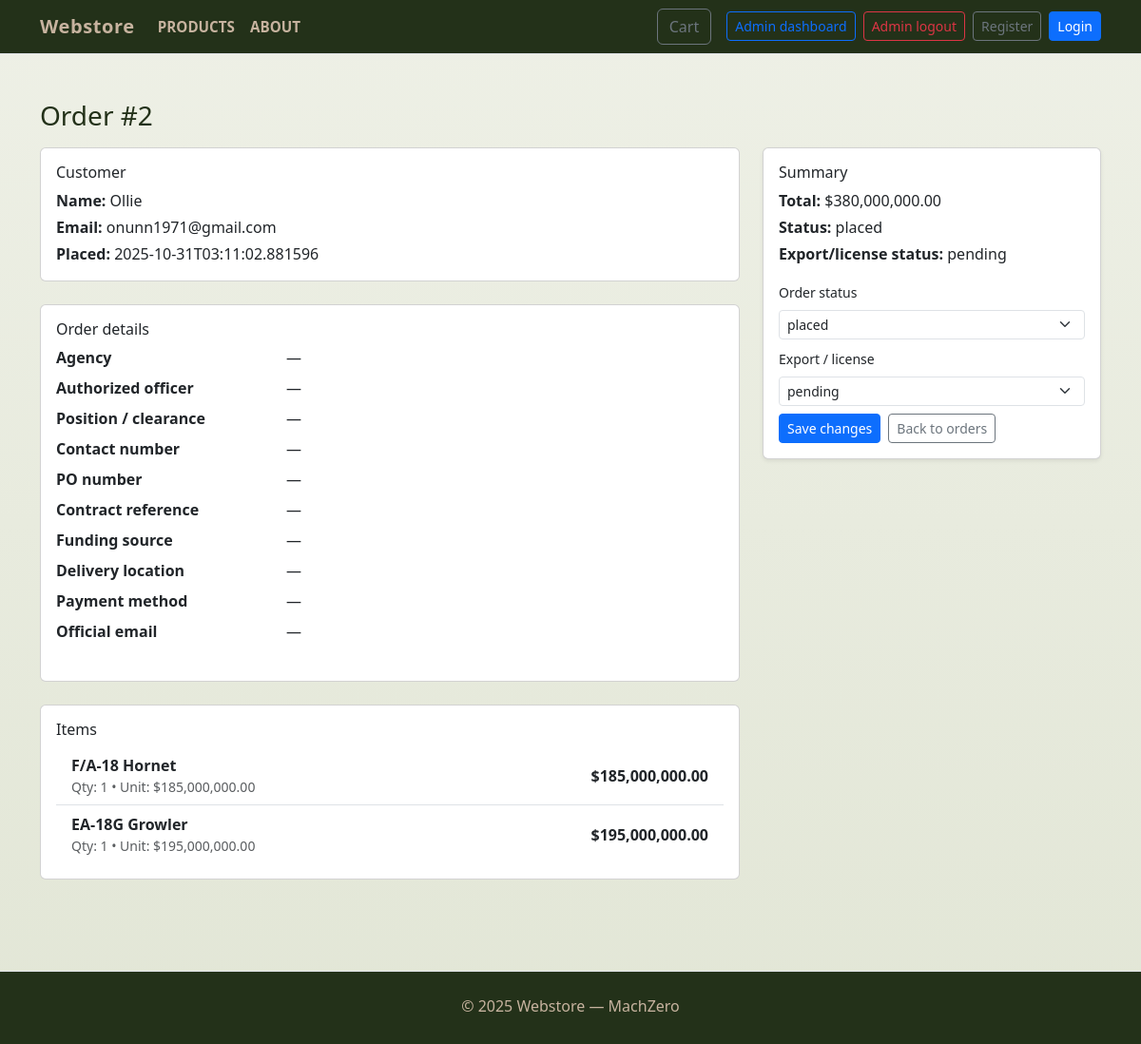
The page /admin/order/2 (signed in) on the database its author committed.
### tables this page shows
CREATE TABLE orders (
        id INTEGER PRIMARY KEY,
        customer_id INTEGER NOT NULL,
        total REAL NOT NULL,
        status TEXT NOT NULL,
        created_at TEXT NOT NULL, agency TEXT, authorized_officer TEXT, official_email TEXT, position_clearance TEXT, contact_number TEXT, po_number TEXT, contract_reference TEXT, funding_source TEXT, auth_doc TEXT, vendor_id TEXT, end_user_cert TEXT, export_license_status TEXT, delivery_location TEXT, required_delivery_date TEXT, payment_method TEXT, declaration_agreed INTEGER, digital_signature TEXT,
        FOREIGN KEY(customer_id) REFERENCES customers(id) ON DELETE CASCADE
    );

CREATE TABLE customers (
        id INTEGER PRIMARY KEY,
        name TEXT NOT NULL,
        email TEXT UNIQUE NOT NULL,
        phone TEXT,
        address TEXT,
        created_at TEXT NOT NULL
    , password TEXT);

CREATE TABLE order_items (
        id INTEGER PRIMARY KEY,
        order_id INTEGER NOT NULL,
        product_id INTEGER NOT NULL,
        quantity INTEGER NOT NULL,
        unit_price REAL NOT NULL,
        FOREIGN KEY(order_id) REFERENCES orders(id) ON DELETE CASCADE,
        FOREIGN KEY(product_id) REFERENCES products(id) ON DELETE RESTRICT
    );

CREATE TABLE products (
        id INTEGER PRIMARY KEY,
        sku TEXT UNIQUE NOT NULL,
        name TEXT NOT NULL,
        description TEXT,
        price REAL NOT NULL,
        image TEXT,
        created_at TEXT NOT NULL
    , stock INTEGER NOT NULL DEFAULT 0);

### app.py (the view, shortened to what this page needs)
@app.route("/admin/order/<int:order_id>", methods=["GET", "POST"])
@login_required
def admin_order_detail(order_id):
    db = get_db()
    order = db.execute(
        "SELECT o.*, c.name AS customer_name, c.email AS customer_email FROM orders o LEFT JOIN customers c ON o.customer_id = c.id WHERE o.id = ?",
        (order_id,),
    ).fetchone()
    items = db.execute(
        "SELECT oi.quantity, oi.unit_price, p.name FROM order_items oi JOIN products p ON oi.product_id = p.id WHERE oi.order_id = ?",
        (order_id,),
    ).fetchall()
    if order:
        order = dict(order)
        _to_decrypt = [
            "agency",
            "authorized_officer",
            "position_clearance",
            "contact_number",
            "po_number",
            "contract_reference",
            "funding_source",
            "delivery_location",
            "payment_method",
        ]
        for f in _to_decrypt:
            token = order.get(f)
            order[f + "_encrypted"] = token
            try:
                order[f + "_decrypted"] = decrypt_field(token) if token else None
            except Exception as e:
                current_app.logger.exception(
                    "Failed to decrypt order %s field %s: %s", order.get("id"), f, e
                )
                order[f + "_decrypted"] = None
    return render_template("admin_order_detail.html", order=order, items=items)

### app.py (called while the page is built, shortened)
def login_required(f):
    @wraps(f)
    def wrapped(*args, **kwargs):
        if not session.get("is_admin"):
            return redirect(url_for("admin_login", next=request.path))
        return f(*args, **kwargs)
    return wrapped

def get_db():
    if 'db' not in g:
        conn = sqlite3.connect(DB_PATH)
        conn.row_factory = sqlite3.Row
        conn.execute("PRAGMA foreign_keys = ON;")
        g.db = conn
    return g.db

@app.context_processor
def inject_cart_count():
    cart = session.get("cart", {}) if session is not None else {}
    try:
        count = sum(int(v) for v in cart.values()) if cart else 0
    except Exception:
        count = 0
    return {"cart_count": count}

@app.before_request
def enforce_session_timeout():
    if request.path.startswith(("/static", "/sw.js", "/favicon.ico", "/admin/debug", "/admin/uploads")):
        return
    now_ts = datetime.now(timezone.utc).timestamp()
    last = session.get("last_active")
    timeout_secs = SESSION_TIMEOUT_MINUTES * 60
    created = session.get("created_at")
    if session.get("customer_id") or session.get("is_admin"):
        session["last_active"] = now_ts
        if "created_at" not in session:
            session["created_at"] = now_ts

### templates/admin_order_detail.html (shortened to what this page needs)
<!doctype html>
<html lang="en">
<head>
  <link href="https://cdn.jsdelivr.net/npm/bootstrap@5.3.0/dist/css/bootstrap.min.css" rel="stylesheet">
  <link rel="stylesheet" href="{{ url_for('static', filename='css/styles.css') }}">
</head>
<body>
  {% include 'navbar.html' %}
  <main class="container py-5">
    <h3 class="mb-3">Order #{{ order.id }}</h3>
    <div class="row">
      <div class="col-md-8">
        <div class="card mb-4">
          <div class="card-body">
            <h6 class="card-title">Customer</h6>
            <p class="mb-1"><strong>Name:</strong> {{ order.customer_name or order.customer_name }}</p>
            <p class="mb-1"><strong>Email:</strong> {{ order.customer_email or '—' }}</p>
            <p class="mb-0"><strong>Placed:</strong> {{ order.created_at or order.order_created or '—' }}</p>
          </div>
        </div>
        <div class="card mb-4">
          <div class="card-body">
            <h6 class="card-title">Order details</h6>
            <dl class="row">
              <dt class="col-sm-4">Agency</dt>
              <dd class="col-sm-8">{{ order.get('agency_decrypted') or order.get('agency') or '—' }}</dd>
              <dt class="col-sm-4">Authorized officer</dt>
              <dd class="col-sm-8">{{ order.get('authorized_officer_decrypted') or order.get('authorized_officer') or '—' }}</dd>
              <dt class="col-sm-4">Position / clearance</dt>
              <dd class="col-sm-8">{{ order.get('position_clearance_decrypted') or order.get('position_clearance') or '—' }}</dd>
              <dt class="col-sm-4">Contact number</dt>
              <dd class="col-sm-8">{{ order.get('contact_number_decrypted') or order.get('contact_number') or '—' }}</dd>
              <dt class="col-sm-4">PO number</dt>
              <dd class="col-sm-8">{{ order.get('po_number_decrypted') or order.get('po_number') or '—' }}</dd>
              <dt class="col-sm-4">Contract reference</dt>
              <dd class="col-sm-8">{{ order.get('contract_reference_decrypted') or order.get('contract_reference') or '—' }}</dd>
              <dt class="col-sm-4">Funding source</dt>
              <dd class="col-sm-8">{{ order.get('funding_source_decrypted') or order.get('funding_source') or '—' }}</dd>
              <dt class="col-sm-4">Delivery location</dt>
              <dd class="col-sm-8">{{ order.get('delivery_location_decrypted') or order.get('delivery_location') or '—' }}</dd>
              <dt class="col-sm-4">Payment method</dt>
              <dd class="col-sm-8">{{ order.get('payment_method_decrypted') or order.get('payment_method') or '—' }}</dd>
              <dt class="col-sm-4">Official email</dt>
              <dd class="col-sm-8">{{ order.official_email or '—' }}</dd>
            </dl>
          </div>
        </div>
        <div class="card">
          <div class="card-body">
            <h6 class="card-title">Items</h6>
            <ul class="list-group list-group-flush">
              {% for it in items %}
                <li class="list-group-item d-flex justify-content-between align-items-center">
                  <div>
                    <div class="fw-semibold">{{ it.name }}</div>
                    <div class="small text-muted">Qty: {{ it.quantity }} • Unit: ${{ "{:,.2f}".format(it.unit_price) }}</div>
                  </div>
                  <div class="fw-semibold">${{ "{:,.2f}".format(it.quantity * it.unit_price) }}</div>
                </li>
              {% endfor %}
            </ul>
          </div>
        </div>
      </div>
      <div class="col-md-4">
        <div class="card shadow-sm">
          <div class="card-body">
            <h6 class="card-title">Summary</h6>
            <p class="mb-1"><strong>Total:</strong> ${{ "{:,.2f}".format(order.total or 0) }}</p>
            <p class="mb-1"><strong>Status:</strong> {{ order.status }}</p>
            <p class="mb-1"><strong>Export/license status:</strong> {{ order.export_license_status or 'pending' }}</p>
            <form method="post" class="mt-3">
              <div class="mb-2">
                <label class="form-label small">Order status</label>
                <select name="status" class="form-select form-select-sm">
                  {% set cur = order.status or 'placed' %}
                  <option value="placed" {{ 'selected' if cur=='placed' else '' }}>placed</option>
                </select>
              </div>
              <div class="mb-2">
                <label class="form-label small">Export / license</label>
                <select name="export_status" class="form-select form-select-sm">
                  {% set ex = order.export_license_status or 'pending' %}
                  <option value="pending" {{ 'selected' if ex=='pending' else '' }}>pending</option>
                </select>
              </div>
              <div class="d-flex gap-2">
                <button type="submit" class="btn btn-sm btn-primary">Save changes</button>
                <a href="{{ url_for('admin_orders') }}" class="btn btn-sm btn-outline-secondary">Back to orders</a>
              </div>
            </form>
          </div>
        </div>
      </div>
    </div>
  </main>
  <footer class="site-footer border-top py-4 mt-5">
    <div class="container text-center">
      <p class="mb-1">&copy; 2025 Webstore — MachZero</p>
    </div>
  </footer>
</body>
</html>

### static/css/styles.css (style rules this page uses)
:root { --olive: #4b5320; --army-dark: #233119; --khaki: #c7b39f; --sand: #e6dcc8; --accent: #8b1f1f; --white: #ffffff; --navy: #001a66; }
body { background: linear-gradient(180deg, #eef0e6 0%, #e2e6d6 100%); color: var(--army-dark); font-family: "Segoe UI", Roboto, "Helvetica Neue", Arial, sans-serif; margin: 0; }
body { transition: opacity 320ms ease-in-out; will-change: opacity; }
footer { background: var(--army-dark); color: var(--khaki); border-top: 4px solid var(--olive); padding: 1rem 0; margin-top: 2rem; text-align: center; }

### rows shown on the page
orders: id "2", created_at "2025-10-31T03:11:02.881596", total "380,000,000.00", status "placed"
customers: name "Ollie", email "onunn1971@gmail.com"
order_items: name "F/A-18 Hornet", quantity "1", unit_price "185,000,000.00", it.quantity*it.unit_price "185,000,000.00"
order_items: name "EA-18G Growler", quantity "1", unit_price "195,000,000.00", it.quantity*it.unit_price "195,000,000.00"

### other values the page prints
{{ order.get('agency_decrypted') or order.get('agency') or '—' }} "—"
{{ order.get('po_number_decrypted') or order.get('po_number') or '—' }} "—"
{{ order.official_email or '—' }} "—"
{{ order.export_license_status or 'pending' }} "pending"
